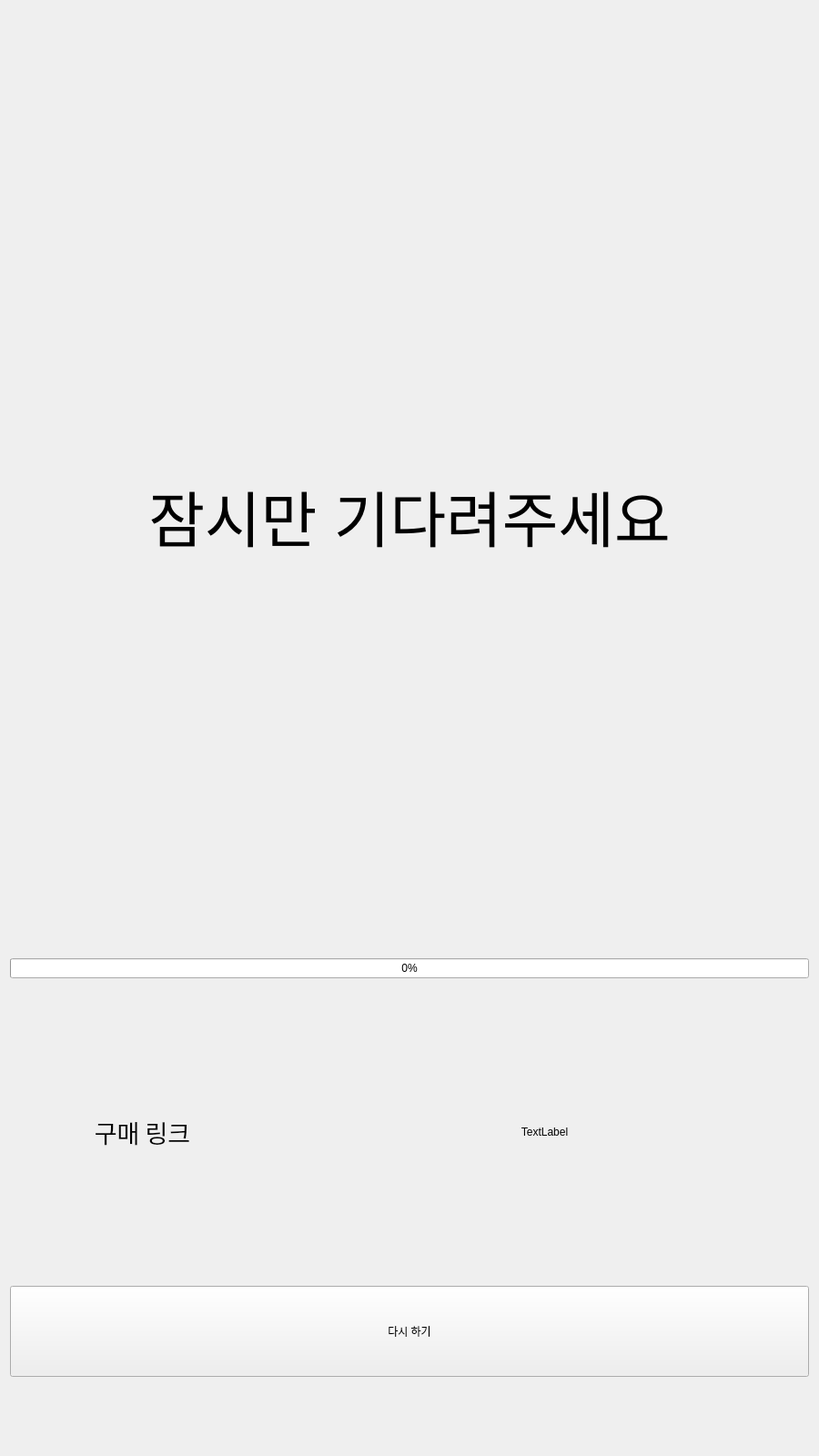
<?xml version="1.0" encoding="UTF-8"?>
<ui version="4.0">
 <class>Seventh_Window</class>
 <widget class="QWidget" name="Seventh_Window">
  <property name="geometry">
   <rect>
    <x>0</x>
    <y>0</y>
    <width>900</width>
    <height>1600</height>
   </rect>
  </property>
  <property name="minimumSize">
   <size>
    <width>900</width>
    <height>1600</height>
   </size>
  </property>
  <property name="maximumSize">
   <size>
    <width>900</width>
    <height>1600</height>
   </size>
  </property>
  <property name="windowTitle">
   <string>Form</string>
  </property>
  <layout class="QGridLayout" name="gridLayout_7">
   <item row="2" column="0">
    <widget class="QProgressBar" name="progressBar">
     <property name="enabled">
      <bool>true</bool>
     </property>
     <property name="value">
      <number>0</number>
     </property>
    </widget>
   </item>
   <item row="5" column="0">
    <layout class="QGridLayout" name="gridLayout_3">
     <item row="0" column="0">
      <widget class="QLabel" name="label_3">
       <property name="minimumSize">
        <size>
         <width>0</width>
         <height>70</height>
        </size>
       </property>
       <property name="maximumSize">
        <size>
         <width>16777215</width>
         <height>70</height>
        </size>
       </property>
       <property name="text">
        <string/>
       </property>
       <property name="pixmap">
        <pixmap>../../Downloads/배경이미지.png</pixmap>
       </property>
      </widget>
     </item>
    </layout>
   </item>
   <item row="0" column="0">
    <layout class="QGridLayout" name="gridLayout">
     <item row="0" column="0">
      <widget class="QLabel" name="label">
       <property name="minimumSize">
        <size>
         <width>0</width>
         <height>70</height>
        </size>
       </property>
       <property name="maximumSize">
        <size>
         <width>16777215</width>
         <height>70</height>
        </size>
       </property>
       <property name="text">
        <string/>
       </property>
       <property name="pixmap">
        <pixmap>../../Downloads/배경이미지.png</pixmap>
       </property>
      </widget>
     </item>
    </layout>
   </item>
   <item row="3" column="0">
    <layout class="QGridLayout" name="gridLayout_5">
     <item row="1" column="0">
      <layout class="QHBoxLayout" name="horizontalLayout" stretch="1,2">
       <item>
        <widget class="QLabel" name="label_4">
         <property name="font">
          <font>
           <family>aakar</family>
           <pointsize>20</pointsize>
          </font>
         </property>
         <property name="text">
          <string>구매 링크</string>
         </property>
         <property name="alignment">
          <set>Qt::AlignCenter</set>
         </property>
        </widget>
       </item>
       <item>
        <widget class="QLabel" name="qrcode">
         <property name="text">
          <string>TextLabel</string>
         </property>
         <property name="alignment">
          <set>Qt::AlignCenter</set>
         </property>
        </widget>
       </item>
      </layout>
     </item>
    </layout>
   </item>
   <item row="1" column="0">
    <layout class="QGridLayout" name="gridLayout_2">
     <item row="0" column="0">
      <widget class="QLabel" name="photo">
       <property name="minimumSize">
        <size>
         <width>720</width>
         <height>960</height>
        </size>
       </property>
       <property name="maximumSize">
        <size>
         <width>720</width>
         <height>960</height>
        </size>
       </property>
       <property name="font">
        <font>
         <pointsize>50</pointsize>
        </font>
       </property>
       <property name="text">
        <string>잠시만 기다려주세요</string>
       </property>
       <property name="alignment">
        <set>Qt::AlignCenter</set>
       </property>
       <property name="wordWrap">
        <bool>true</bool>
       </property>
      </widget>
     </item>
    </layout>
   </item>
   <item row="4" column="0">
    <layout class="QGridLayout" name="gridLayout_4">
     <item row="0" column="0">
      <widget class="QPushButton" name="go_first">
       <property name="sizePolicy">
        <sizepolicy hsizetype="Preferred" vsizetype="Preferred">
         <horstretch>0</horstretch>
         <verstretch>0</verstretch>
        </sizepolicy>
       </property>
       <property name="minimumSize">
        <size>
         <width>0</width>
         <height>100</height>
        </size>
       </property>
       <property name="maximumSize">
        <size>
         <width>16777215</width>
         <height>100</height>
        </size>
       </property>
       <property name="text">
        <string>다시 하기</string>
       </property>
      </widget>
     </item>
    </layout>
   </item>
  </layout>
 </widget>
 <resources/>
 <connections/>
</ui>
